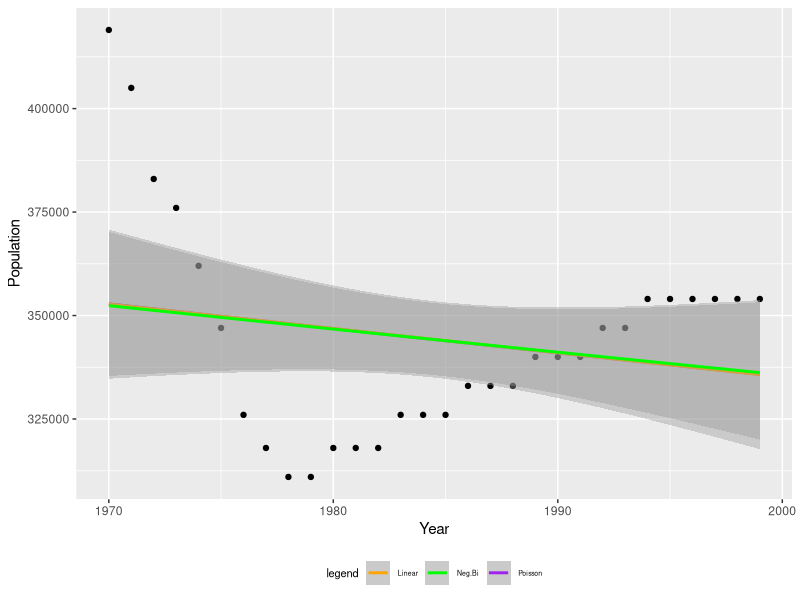
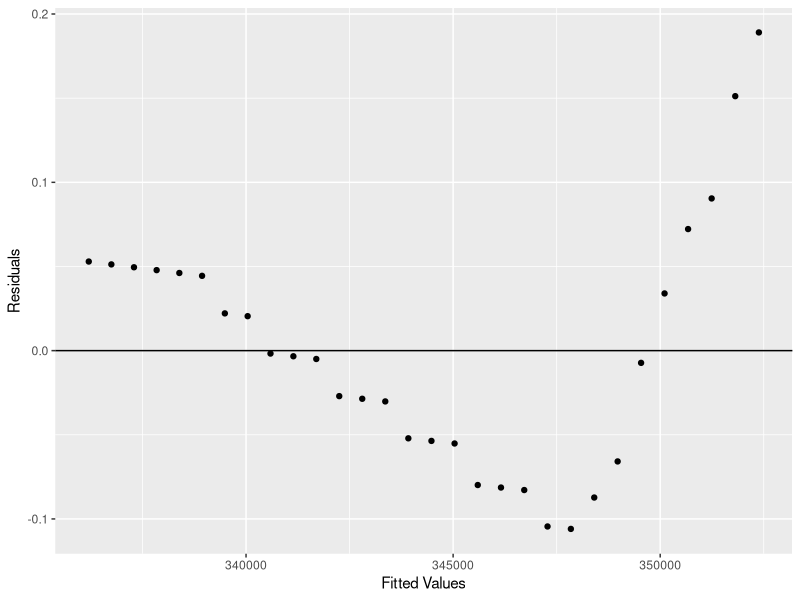
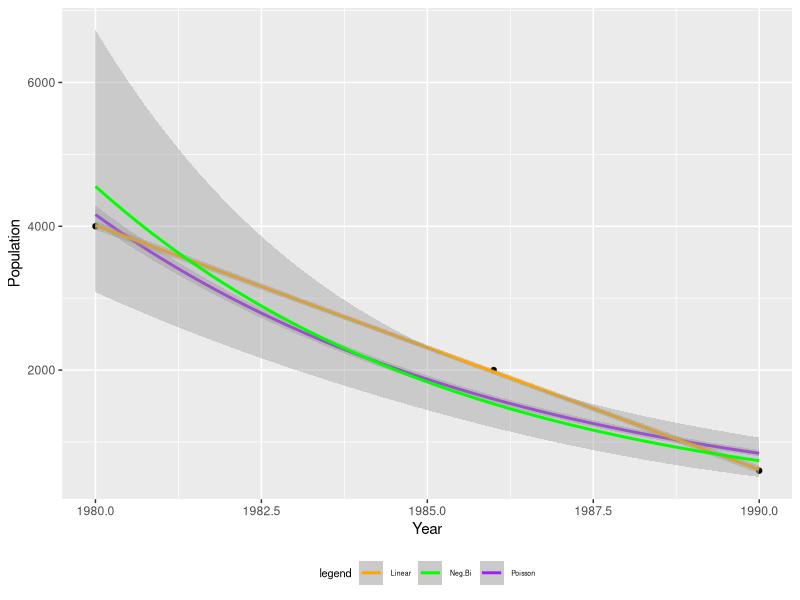
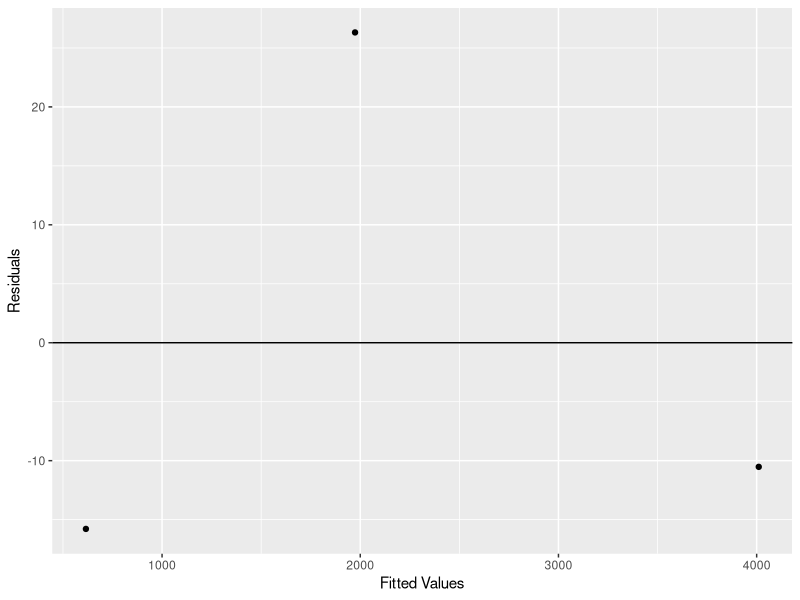

The R source for these figures, in order:
## ---- chunk 1
pop.decline <- function(df, ntimes){
  #Fit several models
  df <- na.omit(df)
  fit.glm <- glm(df$Population ~ df$Year, data = df)
  fit.poi <- glm(df$Population ~ df$Year, data = df, family = "poisson")
  fit.nb <- glm.nb(df$Population ~ df$Year, data = df)
  fits <- list((fit.glm), (fit.poi), (fit.nb))
  #####
  
  #Compare AIC
  mods <- c("Linear Model", "Poisson", "Negative Binomial")
  aics <- c(summary(fit.glm)$aic, summary(fit.poi)$aic, summary(fit.nb)$aic)
  best.model <- fits[[order(aics)[1]]]
  aic.summary <- cat("AIC for Each Model", "\n",
                     mods[1], ": ", aics[1], "\n", 
                     mods[2], ": ", aics[2], "\n",
                     mods[3], ": ", aics[3], "\n")
  #####
  
  # Do simulation for lowest aic
  # First, select best model and simulate accordingly
  # Then, fit models to each simulation
  # Finally, average the models to obtain an approximate 
  # Estimate of extinction date
  n <- max(df$Year) - min(df$Year) +1
  y.hat <- best.model$fitted.values
  
  if(order(aics)[1] == 2){
    y.rep <- matrix(ncol = ntimes, data = c(rpois(n*ntimes, y.hat)))
  } else if(order(aics)[1] == 3){
    y.rep <- matrix(ncol = ntimes, data = c(rnegbin(n = n*ntimes, mu = y.hat, 
                                                    theta = summary(fit.nb)$theta)))
  } else {
    new_data <- data.frame("Year" = seq(max(df$Year)+1, max(df$Year) + n*ntimes, 1))
    preds <- predict(fit.glm, newdata = new_data, type = 'response')
    preds <- preds + runif(n = n*ntimes, min = min(fit.glm$residuals), max =  
                             max(fit.glm$residuals))
    y.rep <- matrix(ncol = ntimes, data = preds)
  }
  
  years <- c(min(df$Year):max(df$Year))
  y.rep.sort <- -apply(-y.rep, 2, sort)
  y.coefs <- t(apply(y.rep.sort, 2, function(y.col) lm(y.col~years)$coef))
  end.dates <- -y.coefs[,1] / y.coefs[,2]
  end.date <- cat("Predicted Extinction: ", mean(end.dates))
  #####
  
  #Create plot with each model fit
  plot1 <- ggplot(data = df, aes(x = Year, y = Population)) +
    geom_point() +
    geom_smooth(method='glm',formula=y~x, method.args = list(family = "poisson"), 
                aes(color = "Poisson")) +
    geom_smooth(method='glm',formula=y~x, aes(color = "Linear")) + 
    geom_smooth(method='glm.nb',formula=y~x, aes(color = "Neg.Bi")) +
    scale_colour_manual(name="legend", values=c("orange", "green", "purple")) +
    labs(x = "Year", y = "Population") +
    theme(legend.position="bottom") + 
    theme(legend.text = element_text(size = 5)) + 
    theme(legend.title = element_text(size = 8)) 
  #####
  
  #Create residual plot for lowest aic model
  resid.plot <- qplot(best.model$fitted.values, best.model$residuals) + 
    geom_hline(yintercept=0) +
    labs(x = "Fitted Values", y = "Residuals")
  #####
  
  #Create function to neatly display plots
  print_plots <- function(x, y){
    par(mfrow = c(2,2))
      print(x)
      print(y)
  }
  #####
  
  #Return aics, extinction, plots
  invisible(list(aic.summary, end.date, print_plots(plot1, resid.plot)))
}
## ---- chunk 2
library(tidyverse)
library(here)
library(MASS)

whale <- read_csv(here("data", "sperm_whale_pop.csv"))
addax <- read_csv(here("data", "addax.csv"))
grizzly_ukraine <- read_csv(here("data", "grizzly_ukraine.csv"))
ringed_seal <- read_csv(here("data", "ringed_seal_finland.csv"))

set.seed(333)
pop.decline(df = whale, ntimes = 100)
## ---- chunk 3
set.seed(333)
pop.decline(df = addax, ntimes = 100)
